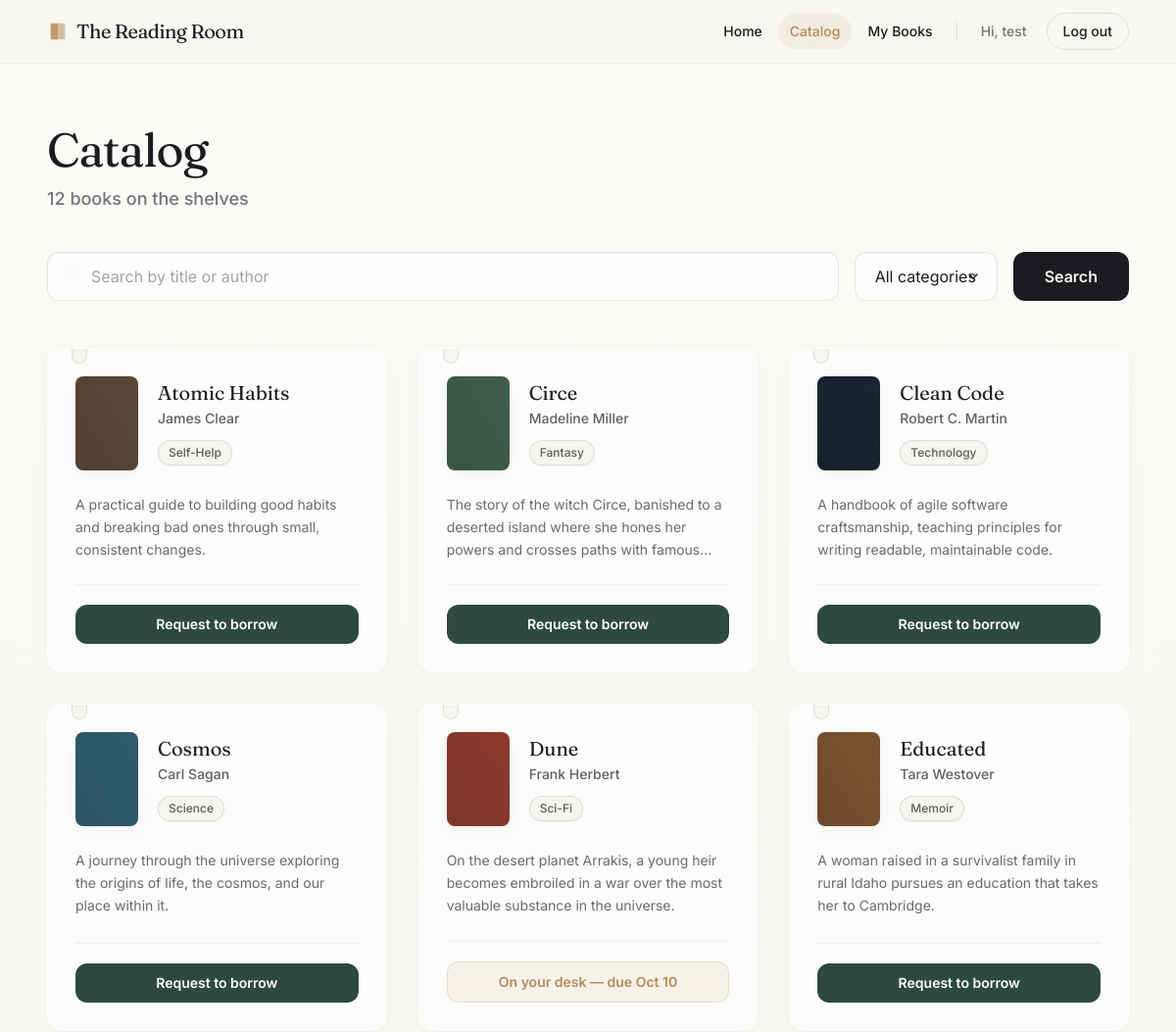
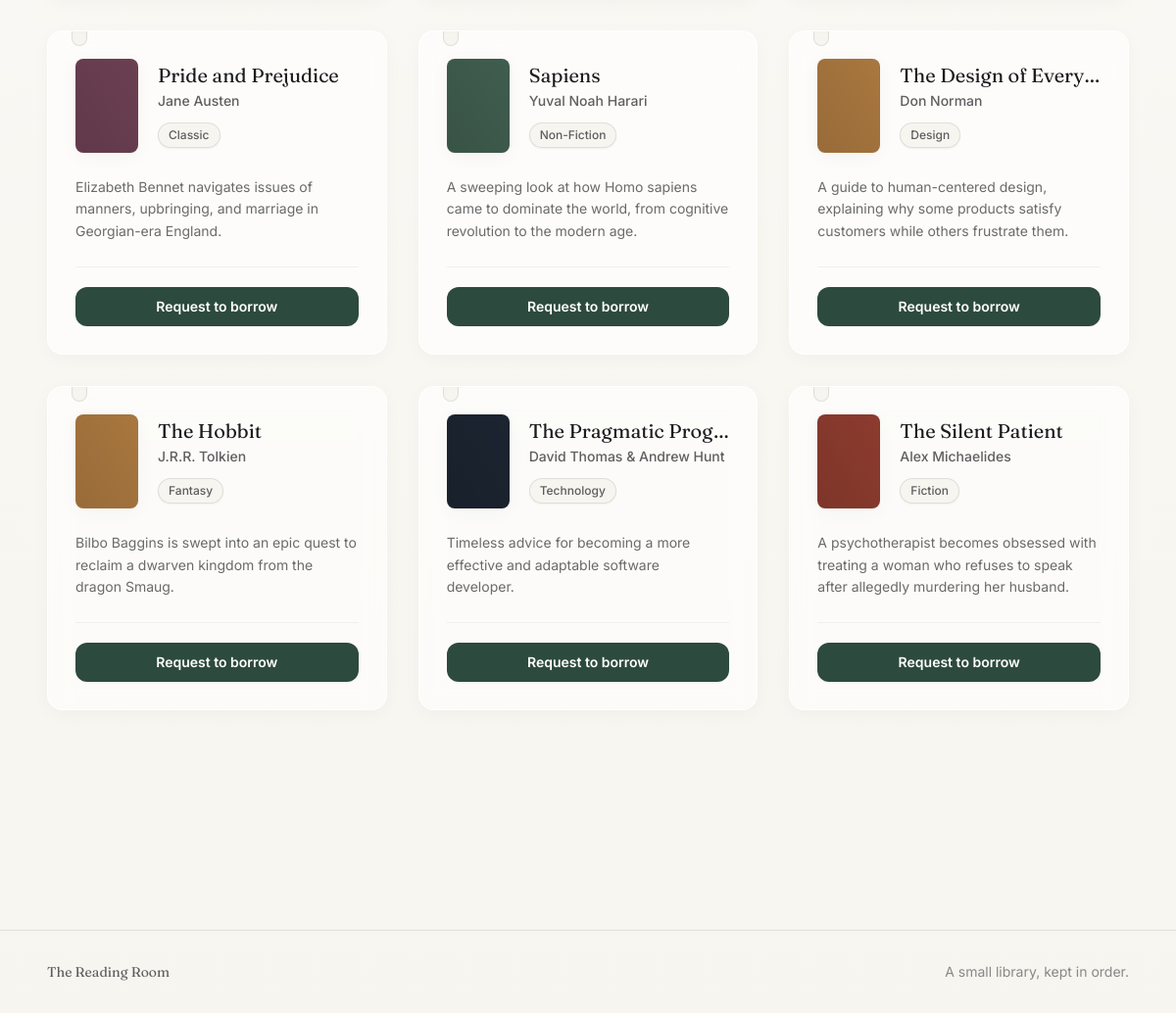
The app's page /books.php (signed in) with its own data (2 pictures, top to bottom).
### tables this page shows
CREATE TABLE `books` (
  `id` int(11) NOT NULL,
  `title` varchar(150) NOT NULL,
  `author` varchar(120) NOT NULL,
  `category` varchar(60) NOT NULL,
  `cover_color` varchar(7) NOT NULL DEFAULT '#A9773F',
  `description` text DEFAULT NULL,
  `borrowed_by` int(11) DEFAULT NULL,
  `due_date` date DEFAULT NULL,
  `created_at` timestamp NOT NULL DEFAULT current_timestamp()
);

### includes/auth.php (called while the page is built, shortened)
<?php
function current_user_id() {
    return $_SESSION['user_id'] ?? null;
}
function current_user_name() {
    return $_SESSION['user_name'] ?? null;
}
function is_logged_in() {
    return isset($_SESSION['user_id']);
}
function e($value) {
    return htmlspecialchars($value ?? '', ENT_QUOTES, 'UTF-8');
}

### books.php (the view, shortened to what this page needs)
<?php
require_once __DIR__ . '/config/db.php';
require_once __DIR__ . '/includes/auth.php';
$q        = trim($_GET['q'] ?? '');
$category = trim($_GET['category'] ?? '');
$sql = 'SELECT * FROM books WHERE 1=1';
$params = [];
$sql .= ' ORDER BY title';
$stmt = $pdo->prepare($sql);
$stmt->execute($params);
$books = $stmt->fetchAll();
require __DIR__ . '/includes/header.php';
?>
<section class="max-w-6xl mx-auto px-6 pt-16 pb-8 animate-[fade-in_0.5s_ease-out]">
  <h1 class="font-serif text-5xl text-ink mb-3 tracking-tight">Catalog</h1>
  <p class="text-ink/60 mb-10 text-lg font-medium">
    <?= count($books) ?> book<?= count($books) === 1 ? '' : 's' ?>
    <?= ($q !== '' || $category !== '') ? 'matching your search' : 'on the shelves' ?>
  </p>
  <form method="GET" class="flex flex-col sm:flex-row gap-4 mb-12">
    <div class="flex-1 relative">
      <svg class="absolute left-4 top-3.5 w-5 h-5 text-ink/40" fill="none" viewBox="0 0 24 24" stroke="currentColor">
        <path stroke-linecap="round" stroke-linejoin="round" stroke-width="2" d="M21 21l-6-6m2-5a7 7 0 11-14 0 7 7 0 0114 0z" />
      </svg>
      <input type="text" name="q" value="<?= e($q) ?>" placeholder="Search by title or author"
        class="modern-input w-full rounded-xl border border-ink/10 pl-11 pr-4 py-3 text-ink placeholder:text-ink/40 focus:outline-none focus:ring-2 focus:ring-brass/40 focus:border-brass">
    </div>
    <select name="category" onchange="this.form.submit()"
      class="modern-input rounded-xl border border-ink/10 px-5 py-3 text-ink focus:outline-none focus:ring-2 focus:ring-brass/40 focus:border-brass appearance-none bg-no-repeat bg-[right_1rem_center] bg-[length:1em] cursor-pointer"
      style="">
      <option value="">All categories</option>
    </select>
    <button type="submit" class="px-8 py-3 rounded-xl bg-ink text-parchment font-semibold hover:bg-ink/90 hover:shadow-soft hover:-translate-y-0.5 transition-all">
      Search
    </button>
  </form>
  <?php if (empty($books)): ?>
    <div class="text-center py-32 text-ink/50 animate-[fade-in_0.6s_ease-out_0.2s_both]">
      <svg class="w-16 h-16 mx-auto text-ink/20 mb-4" fill="none" viewBox="0 0 24 24" stroke="currentColor">
        <path stroke-linecap="round" stroke-linejoin="round" stroke-width="1.5" d="M12 6.253v13m0-13C10.832 5.477 9.246 5 7.5 5S4.168 5.477 3 6.253v13C4.168 18.477 5.754 18 7.5 18s3.332.477 4.5 1.253m0-13C13.168 5.477 14.754 5 16.5 5c1.747 0 3.332.477 4.5 1.253v13C19.832 18.477 18.247 18 16.5 18c-1.746 0-3.332.477-4.5 1.253" />
      </svg>
      <p class="font-serif text-2xl text-ink/70 mb-2">No books match that search.</p>
      <p class="text-lg">Try a different title, author, or category.</p>
    </div>
  <?php else: ?>
    <div class="grid sm:grid-cols-2 lg:grid-cols-3 gap-8 pb-24">
      <?php foreach ($books as $i => $book):
        $isAvailable = $book['borrowed_by'] === null;
        $isMine      = !$isAvailable && (int)$book['borrowed_by'] === (int)current_user_id();
        $delay = 0.2 + ($i * 0.05);
      ?>
        <div class="catalog-card p-7 flex flex-col justify-between animate-[fade-in_0.6s_ease-out_both]" style="animation-delay: <?= $delay ?>s;">
          <div>
            <div class="flex items-start gap-5">
              <div class="w-16 h-24 rounded-lg shrink-0 shadow-soft border border-ink/5 relative overflow-hidden" style="background:<?= e($book['cover_color']) ?>">
                 <div class="absolute inset-0 bg-gradient-to-tr from-black/10 to-transparent"></div>
              </div>
              <div class="min-w-0 pt-1">
                <h3 class="font-serif text-xl text-ink leading-tight mb-1 truncate" title="<?= e($book['title']) ?>"><?= e($book['title']) ?></h3>
                <p class="text-sm text-ink/70 font-medium"><?= e($book['author']) ?></p>
                <span class="inline-block mt-3 text-xs px-2.5 py-1 rounded-full bg-parchment border border-ink/10 text-ink/70 font-medium shadow-sm"><?= e($book['category']) ?></span>
              </div>
            </div>
            <p class="text-sm text-ink/65 mt-6 leading-relaxed line-clamp-3"><?= e($book['description']) ?></p>
          </div>
          <div class="mt-6 pt-5 border-t border-ink/5">
            <?php if ($isAvailable): ?>
              <form method="POST" action="actions/borrow.php">
                <button type="submit" class="w-full py-2.5 rounded-xl bg-forest text-white text-sm font-semibold hover:bg-forest/90 hover:shadow-md transition-all">
                  Request to borrow
                </button>
              </form>
            <?php elseif ($isMine): ?>
              <a href="my_books.php" class="block text-center w-full py-2.5 rounded-xl bg-brass/10 text-brass border border-brass/20 text-sm font-semibold hover:bg-brass/20 transition-all">
                On your desk — due <?= date('M j', strtotime($book['due_date'])) ?>
              </a>
            <?php else: ?>
              <div class="w-full py-2.5 rounded-xl bg-ink/5 text-ink/40 text-sm font-semibold text-center border border-ink/5">
                Currently borrowed
              </div>
            <?php endif; ?>
          </div>
        </div>
      <?php endforeach; ?>
    </div>
  <?php endif; ?>
</section>
<?php require __DIR__ . '/includes/footer.php'; ?>

### includes/header.php (shortened to what this page needs)
<?php
require_once __DIR__ . '/auth.php';
$current = basename($_SERVER['SCRIPT_NAME']);
?>
<!DOCTYPE html>
<html lang="en">
<head>
<script src="https://cdn.tailwindcss.com"></script>
<link rel="stylesheet" href="css/custom.css">
</head>
<body class="bg-subtle-gradient text-ink font-sans antialiased min-h-screen selection:bg-brass/20 selection:text-ink">
<header class="sticky top-0 z-50 bg-parchment/70 backdrop-blur-xl border-b border-ink/5 transition-all">
  <div class="max-w-6xl mx-auto px-6 flex items-center justify-between h-16">
    <a href="index.php" class="font-serif text-xl tracking-tight flex items-center gap-2 text-ink hover:opacity-80 transition-opacity">
      The Reading Room
    </a>
    <nav class="flex items-center gap-1 text-sm font-medium">
      <a href="index.php" class="px-3 py-2 rounded-full transition-all duration-200 <?= $current==='index.php' ? 'text-brass bg-brass/10' : 'hover:text-brass hover:bg-ink/5' ?>">Home</a>
      <?php if (is_logged_in()): ?>
        <a href="books.php" class="px-3 py-2 rounded-full transition-all duration-200 <?= $current==='books.php' ? 'text-brass bg-brass/10' : 'hover:text-brass hover:bg-ink/5' ?>">Catalog</a>
        <a href="my_books.php" class="px-3 py-2 rounded-full transition-all duration-200 <?= $current==='my_books.php' ? 'text-brass bg-brass/10' : 'hover:text-brass hover:bg-ink/5' ?>">My Books</a>
        <span class="px-3 py-2 text-ink/60">Hi, <?= e(current_user_name()) ?></span>
        <a href="logout.php" class="px-4 py-2 rounded-full border border-ink/10 hover:border-ink/30 hover:bg-ink/5 transition-all duration-200 ml-1">Log out</a>
      <?php endif; ?>
    </nav>
  </div>
</header>

### includes/footer.php
<footer class="mt-24 border-t border-ink/10">
  <div class="max-w-6xl mx-auto px-6 py-8 flex flex-col sm:flex-row items-center justify-between gap-3 text-sm text-ink/50">
    <span class="font-serif text-ink/70">The Reading Room</span>
    <span>A small library, kept in order.</span>
  </div>
</footer>
</body>
</html>

### css/custom.css (style rules this page uses)
.catalog-card { position: relative; transition: all 300ms cubic-bezier(0.25, 1, 0.5, 1); background: rgba(255, 255, 255, 0.6); backdrop-filter: blur(12px); -webkit-backdrop-filter: blur(12px); border: 1px solid rgba(255, 255, 255, 0.8); box-shadow: 0 4px 20px -2px rgba(28, 27, 31, 0.04), 0 0 3px rgba(28, 27, 31, 0.02); border-radius: 16px; overflow: hidden; }
.catalog-card::before { content: ''; position: absolute; top: -1px; left: 24px; width: 16px; height: 16px; background: #f7f5ef; border-radius: 0 0 8px 8px; border: 1px solid rgba(28,27,31,0.1); border-top: none; box-shadow: inset 0 2px 4px rgba(0,0,0,0.02); z-index: 2; }
.modern-input { transition: all 200ms ease; background: rgba(255, 255, 255, 0.7); backdrop-filter: blur(8px); }

### records on screen
books: title "Atomic Habits", author "James Clear", category "Self-Help", description "A practical guide to building good habits and breaking bad ones through small, consistent changes."
books: title "Circe", author "Madeline Miller", category "Fantasy", description "The story of the witch Circe, banished to a deserted island where she hones her powers and crosses paths with…"
books: title "Clean Code", author "Robert C. Martin", category "Technology", description "A handbook of agile software craftsmanship, teaching principles for writing readable, maintainable code."
books: title "Cosmos", author "Carl Sagan", category "Science", description "A journey through the universe exploring the origins of life, the cosmos, and our place within it."
books: title "Dune", author "Frank Herbert", category "Sci-Fi", description "On the desert planet Arrakis, a young heir becomes embroiled in a war over the most valuable substance in the universe.", due_date "Oct 10"
books: title "Educated", author "Tara Westover", category "Memoir", description "A woman raised in a survivalist family in rural Idaho pursues an education that takes her to Cambridge."
books: title "Pride and Prejudice", author "Jane Austen", category "Classic", description "Elizabeth Bennet navigates issues of manners, upbringing, and marriage in Georgian-era England."
books: title "Sapiens", author "Yuval Noah Harari", category "Non-Fiction", description "A sweeping look at how Homo sapiens came to dominate the world, from cognitive revolution to the modern age."
books: title "The Design of Every…", author "Don Norman", category "Design", description "A guide to human-centered design, explaining why some products satisfy customers while others frustrate them."
books: title "The Hobbit", author "J.R.R. Tolkien", category "Fantasy", description "Bilbo Baggins is swept into an epic quest to reclaim a dwarven kingdom from the dragon Smaug."
books: title "The Pragmatic Prog…", author "David Thomas & Andrew Hunt", category "Technology", description "Timeless advice for becoming a more effective and adaptable software developer."
books: title "The Silent Patient", author "Alex Michaelides", category "Fiction", description "A psychotherapist becomes obsessed with treating a woman who refuses to speak after allegedly murdering her husband."

### other values on screen
current_user_name() "test"
count($books) "12"
